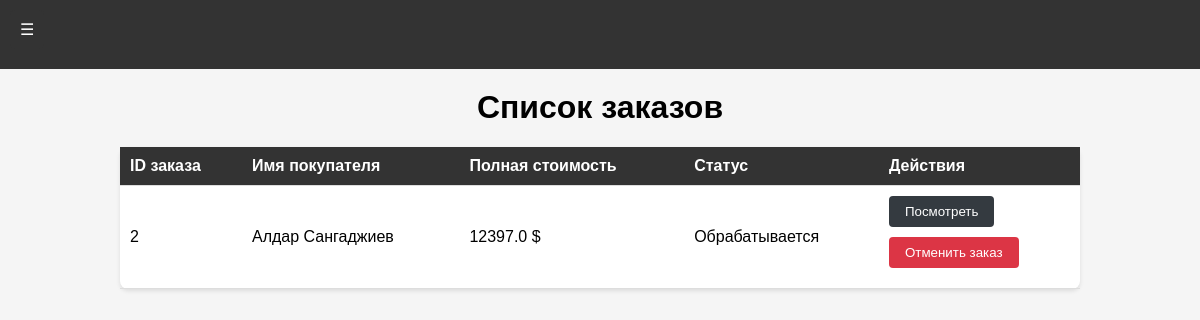
Screenshot of /orders (signed in) with the database file from the repository.
### app/models.py (models this page shows)
class Order(db.Model):
    id = db.Column(db.Integer, primary_key=True)
    user_id = db.Column(db.Integer, db.ForeignKey('user.id'), nullable=False)
    customer_name = db.Column(db.String(100), nullable=False)
    customer_address = db.Column(db.Text, nullable=False)
    payment_method = db.Column(db.String(50), nullable=False)
    created_at = db.Column(db.DateTime, default=db.func.now())
    status = db.Column(db.String(50), default='Обрабатывается')
    order_items = db.relationship('OrderItem', backref='order', lazy='dynamic')
    user = db.relationship('User', back_populates='orders')
    @property
    def total_amount(self):
        total = 0
        for item in self.order_items:
            total += item.product.price
        return total

class Product(db.Model):
    id = db.Column(db.Integer, primary_key=True)
    name = db.Column(db.String(100), nullable=False)
    description = db.Column(db.Text, nullable=False)
    price = db.Column(db.Float, nullable=False)
    category_id = db.Column(db.Integer, db.ForeignKey('category.id'), nullable=False)
    category = db.relationship('Category', backref=db.backref('products', lazy='dynamic'))
    brand_id = db.Column(db.Integer, db.ForeignKey('brand.id'), nullable=False)
    brand = db.relationship('Brand', backref=db.backref('products', lazy='dynamic'))
    image = db.Column(db.String(100), nullable=False)

### app/routes.py (the view)
@app.route('/orders')
@login_required
def order_list():
    cart_count = len(session.get('cart', []))
    orders = current_user.orders  # Получаем заказы текущего пользователя
    return render_template('order_list.html', orders=orders, cart_count= cart_count)

### app/routes.py (called while the page is built)
@login_manager.user_loader
def load_user(user_id):
    return User.query.get(int(user_id))

### app/templates/order_list.html (shortened to what this page needs)
<!DOCTYPE html>
<html lang="ru">
<head>
    <link rel="stylesheet" href="{{ url_for('static', filename='css/styles.css') }}">
</head>
<body>
    <nav>
       <div class="dropdown">
           <button class="dropbtn">&#9776;</button>
       </div>
   </nav>
    <h1>Список заказов</h1>
    <table>
        <thead>
        <tr>
            <th>ID заказа</th>
            <th>Имя покупателя</th>
            <th>Полная стоимость</th>
            <th>Статус</th>
            <th>Действия</th>
        </tr>
        </thead>
        <tbody>
        {% for order in orders %}
        <tr>
            <td>{{ order.id }}</td>
            <td>{{ order.customer_name }}</td>
            <td>{{ order.total_amount }} $</td>
            <td>{{ order.status }}</td>
            <td>
                <form action="{{ url_for('order_details', order_id=order.id) }}" method="get">
                    <button type="submit" class="btn-primary">Посмотреть</button>
                </form>
                <form action="{{ url_for('cancel_order', order_id=order.id) }}" method="post">
                    <button type="submit" class="btn-danger">Отменить заказ</button>
                </form>
            </td>
        </tr>
        {% endfor %}
        </tbody>
    </table>
</body>
</html>

### app/static/css/styles.css (style rules this page uses)
body { font-family: Arial, sans-serif; margin: 0; padding: 0; background-color: #f5f5f5; }
nav { background-color: #333; color: #fff; padding: 10px; }
h1 { text-align: center; }
table { width: 80%; margin: 0 auto; border-collapse: collapse; background-color: #fff; border-radius: 8px; box-shadow: 0 2px 4px rgba(0, 0, 0, 0.1); }
th, td { padding: 10px; border-bottom: 1px solid #ddd; }
th { background-color: #333; color: #fff; text-align: left; }
th:first-child, td:first-child { border-left: none; }
th:last-child, td:last-child { border-right: none; }
button { padding: 5px 10px; border: none; border-radius: 5px; background-color: #4CAF50; color: white; cursor: pointer; }
.btn-danger { background-color: #dc3545; color: #fff; padding: 8px 16px; border: none; border-radius: 4px; cursor: pointer; text-decoration: none; transition: background-color 0.3s; }
html { box-sizing: border-box; -webkit-font-smoothing: antialiased; }
.dropdown { position: relative; display: inline-block; }
.dropbtn { background-color: #333; color: white; padding: 10px; font-size: 16px; border: none; cursor: pointer; }
h1 { text-align: center; margin-top: 20px; }

### app/templates/order_list.html (style rules this page uses)
body { font-family: Arial, sans-serif; margin: 0; padding: 0; background-color: #f5f5f5; }
nav { background-color: #333; color: #fff; padding: 10px; }
h1 { text-align: center; margin-top: 20px; }
button { margin-bottom: 10px; }
.btn-primary { background-color: #343a40; color: #fff; padding: 8px 16px; border: none; border-radius: 4px; cursor: pointer; text-decoration: none; transition: background-color 0.3s; }

### rows the page displays
Order: id "2", customer_name "Алдар Сангаджиев", total_amount "12397.0", status "Обрабатывается"
